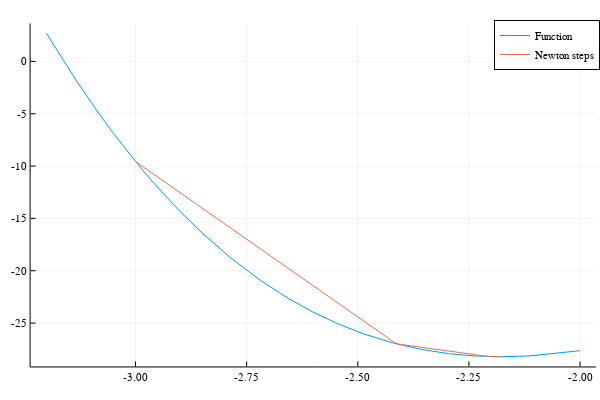

Notebook cell for this chart:
### Code cell
plot(func, -3.2, -2.0, label="Function")
plot!(iter[:,2], iter[:,1], label="Newton steps")

### Figure 1 — Plotly figure (JSON) as saved in the notebook; plotly's stock layout.template omitted (floating-point values rounded to 4 significant figures)
{"data": [{"colorbar": {"title": ""}, "legendgroup": "Function", "line": {"color": "rgba(0, 154, 250, 1.000)", "dash": "solid", "shape": "linear", "width": 1}, "mode": "lines", "name": "Function", "showlegend": true, "type": "scatter", "x": [-3.2, -3.194, -3.188, -3.134, -3.08, -3.047, -3.015, -2.987, -2.96, -2.9, -2.845, -2.786, -2.717, -2.656, -2.603, -2.545, -2.486, -2.422, -2.36, -2.296, -2.242, -2.176, -2.114, -2.015, -2], "xaxis": "x1", "y": [2.691, 2.276, 1.865, -1.773, -5.123, -7.003, -8.786, -10.22, -11.59, -14.33, -16.6, -18.78, -20.97, -22.64, -23.9, -25.07, -26.04, -26.89, -27.49, -27.92, -28.13, -28.22, -28.14, -27.73, -27.64], "yaxis": "y1", "zmax": null, "zmin": null}, {"colorbar": {"title": ""}, "legendgroup": "Newton steps", "line": {"color": "rgba(227, 111, 71, 1.000)", "dash": "solid", "shape": "linear", "width": 1}, "mode": "lines", "name": "Newton steps", "showlegend": true, "type": "scatter", "x": [-3, -2.413, -2.205, -2.177, -2.177, -2.177, -2.177], "xaxis": "x1", "y": [-9.564, -26.98, -28.2, -28.22, -28.22, -28.22, -28.22], "yaxis": "y1", "zmax": null, "zmin": null}], "layout": {"annotations": [], "height": 400, "legend": {"bgcolor": "rgba(255, 255, 255, 1.000)", "bordercolor": "rgba(0, 0, 0, 1.000)", "borderwidth": 1, "font": {"color": "rgba(0, 0, 0, 1.000)", "family": "sans-serif", "size": 11}, "tracegroupgap": 0, "traceorder": "normal", "x": 1, "xanchor": "auto", "y": 1, "yanchor": "auto"}, "margin": {"b": 20, "l": 0, "r": 0, "t": 20}, "paper_bgcolor": "rgba(255, 255, 255, 1.000)", "plot_bgcolor": "rgba(255, 255, 255, 1.000)", "showlegend": true, "width": 600, "xaxis": {"anchor": "y1", "domain": [0.05101, 0.9934], "gridcolor": "rgba(0, 0, 0, 0.100)", "gridwidth": 0.5, "linecolor": "rgba(0, 0, 0, 1.000)", "mirror": false, "range": [-3.236, -1.964], "showgrid": true, "showline": true, "showticklabels": true, "tickangle": 0, "tickcolor": "rgb(0, 0, 0)", "tickfont": {"color": "rgba(0, 0, 0, 1.000)", "family": "sans-serif", "size": 11}, "tickmode": "array", "ticks": "inside", "ticktext": ["-3.00", "-2.75", "-2.50", "-2.25", "-2.00"], "tickvals": [-3, -2.75, -2.5, -2.25, -2], "title": "", "titlefont": {"color": "rgba(0, 0, 0, 1.000)", "family": "sans-serif", "size": 15}, "type": "-", "visible": true, "zeroline": false, "zerolinecolor": "rgba(0, 0, 0, 1.000)"}, "yaxis": {"anchor": "x1", "domain": [0.03762, 0.9902], "gridcolor": "rgba(0, 0, 0, 0.100)", "gridwidth": 0.5, "linecolor": "rgba(0, 0, 0, 1.000)", "mirror": false, "range": [-29.15, 3.618], "showgrid": true, "showline": true, "showticklabels": true, "tickangle": 0, "tickcolor": "rgb(0, 0, 0)", "tickfont": {"color": "rgba(0, 0, 0, 1.000)", "family": "sans-serif", "size": 11}, "tickmode": "array", "ticks": "inside", "ticktext": ["-25", "-20", "-15", "-10", "-5", "0"], "tickvals": [-25, -20, -15, -10, -5, 0], "title": "", "titlefont": {"color": "rgba(0, 0, 0, 1.000)", "family": "sans-serif", "size": 15}, "type": "-", "visible": true, "zeroline": false, "zerolinecolor": "rgba(0, 0, 0, 1.000)"}}}
